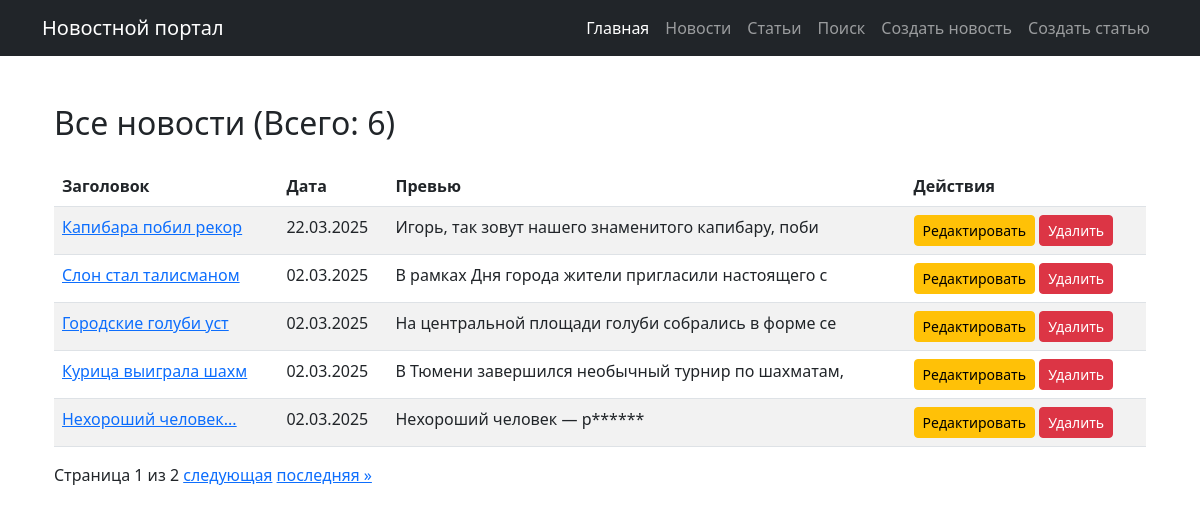
Page /news/ on the committed database.
### portal/models.py (models this page shows, shortened)
class Post(models.Model):
    POST_TYPES = [
        ('article', 'Статья'),
        ('news', 'Новость'),
    ]
    author = models.ForeignKey(Author, on_delete=models.CASCADE)
    post_type = models.CharField(max_length=7, choices=POST_TYPES)
    created_at = models.DateTimeField(auto_now_add=True)
    categories = models.ManyToManyField(Category, through='PostCategory')
    title = models.CharField(max_length=255)
    content = models.TextField()
    rating = models.IntegerField(default=0)

### portal/views.py (the view)
# urls.py: path('news/', views.news_list, name='news_list'),  # Список новостей
def news_list(request):
    news = Post.objects.filter(post_type='news').order_by('-created_at')
    paginator = Paginator(news, 5)  # 5 новостей на странице
    page_number = request.GET.get('page')
    page_obj = paginator.get_page(page_number)
    return render(request, 'portal/news_list.html', {'page_obj': page_obj})

### portal/templatetags/censor.py (called while the page is built)
@register.filter(name='censor')
def censor(value):
    if not isinstance(value, str):
        raise ValueError("Фильтр censor применяется только к строковым переменным")
    def repl(match):
        word = match.group()
        return word[0] + '*' * (len(word) - 1)
    for banned in BANNED_WORDS:
        pattern = r'\b(?:' + re.escape(banned) + '|' + re.escape(banned.capitalize()) + r')\b'
        value = re.sub(pattern, repl, value)
    return value

### templates/portal/news_list.html (shortened to what this page needs)
{% extends 'default.html' %}
{% load censor %}
{% block content %}
<div class="container">
    <h2 class="mt-5">Все новости (Всего: {{ page_obj.paginator.count }})</h2>
    <table class="table table-striped mt-4">
        <thead>
            <tr>
                <th scope="col">Заголовок</th>
                <th scope="col">Дата</th>
                <th scope="col">Превью</th>
                <th scope="col">Действия</th>
            </tr>
        </thead>
        <tbody>
            {% for post in page_obj %}
                <tr>
                    <td>
                        <a href="{% url 'news_detail' post.id %}">{{ post.title|slice:":20"|censor }}</a>
                    </td>
                    <td>{{ post.created_at|date:"d.m.Y" }}</td>
                    <td>{{ post.content|slice:":50"|censor }}</td>
                    <td>
                        <a href="{% url 'news_edit' post.pk %}" class="btn btn-sm btn-warning">Редактировать</a>
                        <a href="{% url 'news_delete' post.pk %}" class="btn btn-sm btn-danger">Удалить</a>
                    </td>
                </tr>
            {% endfor %}
        </tbody>
    </table>
    <div class="pagination">
        <span class="step-links">
            <span class="current">
                Страница {{ page_obj.number }} из {{ page_obj.paginator.num_pages }}
            </span>
            {% if page_obj.has_next %}
                <a href="?page={{ page_obj.next_page_number }}">следующая</a>
                <a href="?page={{ page_obj.paginator.num_pages }}">последняя &raquo;</a>
            {% endif %}
        </span>
    </div>
</div>
{% endblock %}

### rows in the picture
Post: title|censor "Капибара побил рекор", created_at "22.03.2025", content|censor "Игорь, так зовут нашего знаменитого капибару, поби"
Post: title|censor "Слон стал талисманом", created_at "02.03.2025", content|censor "В рамках Дня города жители пригласили настоящего с"
Post: title|censor "Городские голуби уст", created_at "02.03.2025", content|censor "На центральной площади голуби собрались в форме се"
Post: title|censor "Курица выиграла шахм", created_at "02.03.2025", content|censor "В Тюмени завершился необычный турнир по шахматам,"
Post: title|censor "Нехороший человек...", created_at "02.03.2025", content|censor "Нехороший человек — р******"

### other values in the picture
{{ page_obj.paginator.count }} "6"
{{ page_obj.number }} "1"
{{ page_obj.paginator.num_pages }} "2"
